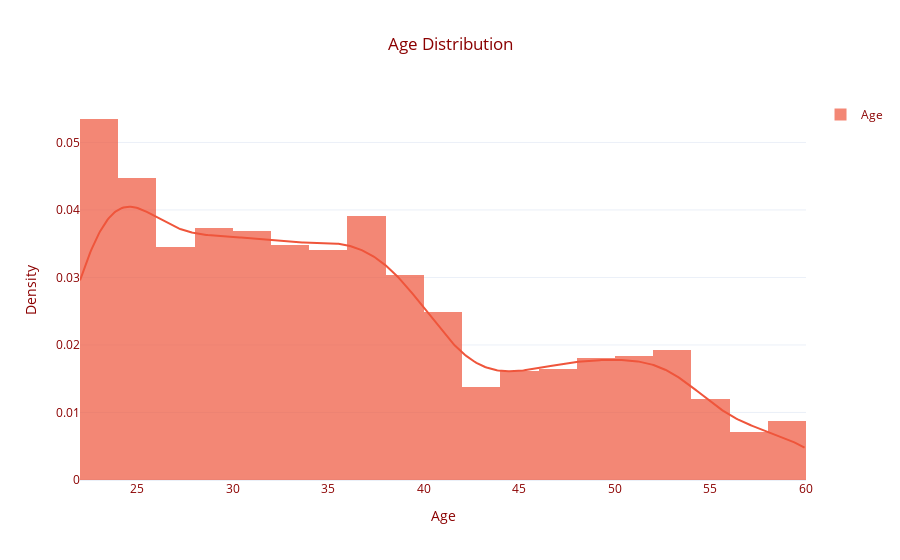

The cell this chart's notebook holds for it:
### Markdown cell above
**What is the distribution of Age among employees?**

### Code cell
import warnings
warnings.filterwarnings('ignore')

import plotly.figure_factory as ff

# Create the histogram and KDE plot with a red theme
hist_data = [df['Age']]  # Age data from the DataFrame
group_labels = ['Age']  # Label for the dataset

# Interactive histogram with KDE using a red color theme
fig = ff.create_distplot(hist_data, group_labels, bin_size=2, show_rug=False, colors=['#EF553B'])

# Update layout for better readability and interactivity
fig.update_layout(
    title='Age Distribution',
    xaxis_title='Age',
    yaxis_title='Density',
    template='plotly_white',
    title_x=0.5,  # Center title
    font=dict(color='darkred'),
    plot_bgcolor='rgba(0, 0, 0, 0)'  # Transparent background
)

# Display the interactive plot
fig.show()

### Figure 1 — Plotly figure (JSON) as saved in the notebook; plotly's stock layout.template omitted (floating-point values rounded to 4 significant figures; data arrays with more than 128 entries replaced by an {"elided": "..."} marker saying what was removed)
{"data": [{"autobinx": false, "histnorm": "probability density", "legendgroup": "Age", "marker": {"color": "#EF553B"}, "name": "Age", "opacity": 0.7, "type": "histogram", "x": {"elided": "2768 int values"}, "xaxis": "x", "xbins": {"end": 60, "size": 2, "start": 22}, "yaxis": "y"}, {"legendgroup": "Age", "marker": {"color": "#EF553B"}, "mode": "lines", "name": "Age", "showlegend": false, "type": "scatter", "x": {"elided": "500 float values"}, "xaxis": "x", "y": {"elided": "500 float values"}, "yaxis": "y"}], "layout": {"barmode": "overlay", "font": {"color": "darkred"}, "hovermode": "closest", "legend": {"traceorder": "reversed"}, "plot_bgcolor": "rgba(0, 0, 0, 0)", "title": {"text": "Age Distribution", "x": 0.5}, "xaxis": {"anchor": "y2", "domain": [0, 1], "title": {"text": "Age"}, "zeroline": false}, "yaxis": {"anchor": "free", "domain": [0, 1], "position": 0, "title": {"text": "Density"}}}}
